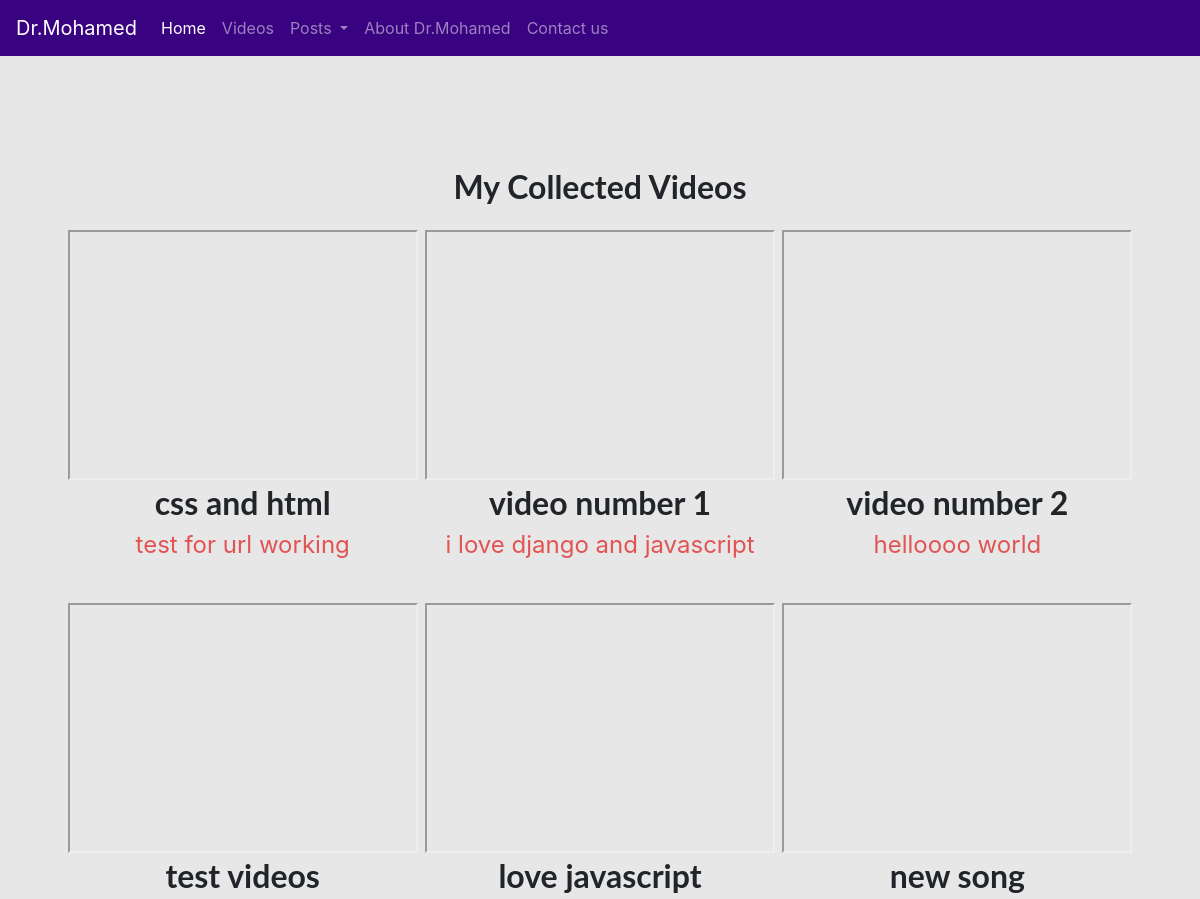
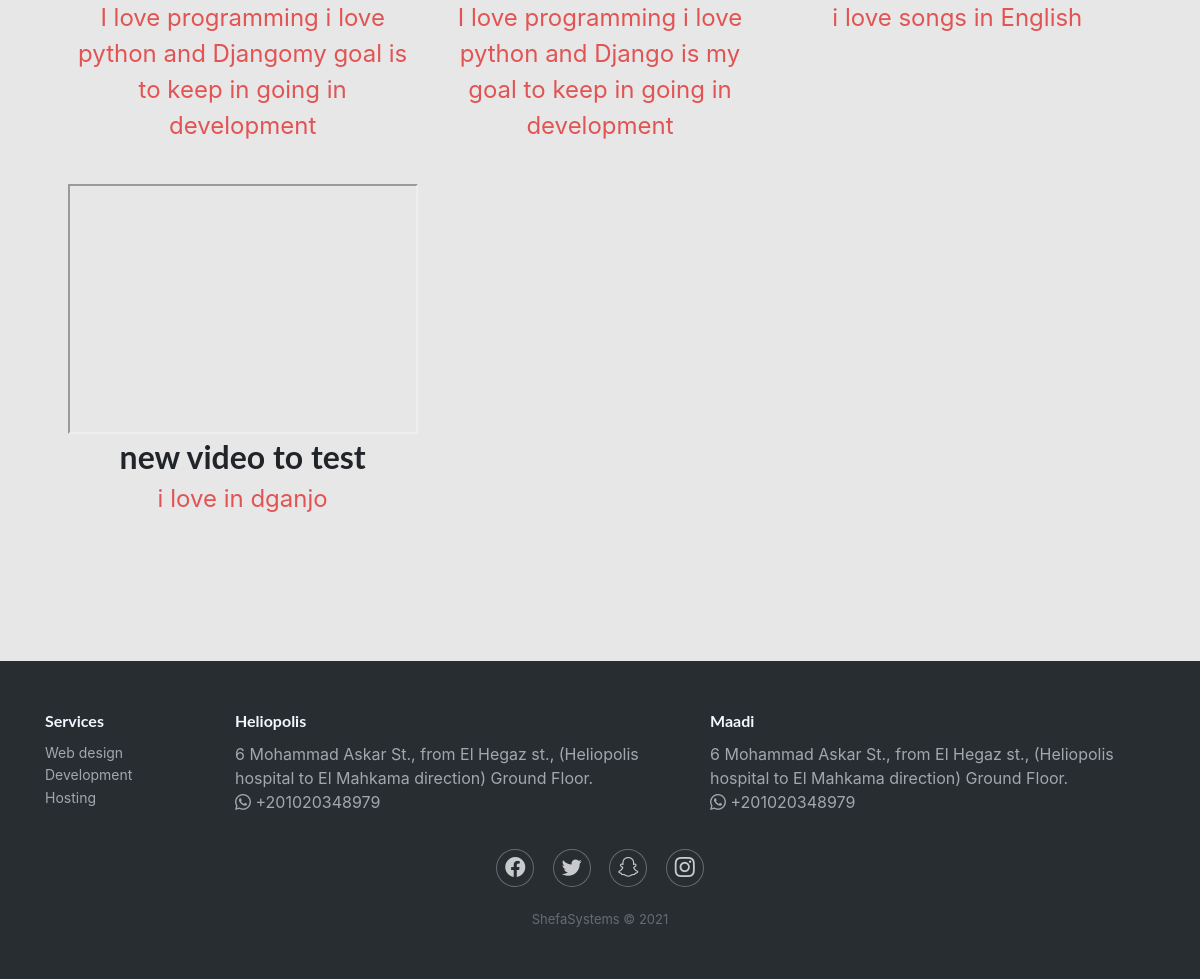
Screenshot of /videos/ with the database file from the repository (2 pictures, top to bottom).
### blog/models.py (models this page shows)
class Video(models.Model):
    title = models.CharField(max_length=150)
    excerpt = models.CharField(max_length=200)
    path_video = models.CharField(max_length=500)
    date = models.DateField(auto_now=True)
    slug = models.SlugField(unique=True, db_index=True)

### blog/views.py (the view)
# urls.py: path("videos/",views.videos, name='video-page'),
def videos(request):
    all_videos = Video.objects.all().order_by("-date")
    context = {
        "all_videos":all_videos
    }
    return render(request, "blog/all-videos.html", context)

### blog/templates/blog/all-videos.html (shortened to what this page needs)
{% extends "base.html" %}
{% load static %}
{% block css_files %}
  <link rel="stylesheet" href="{% static 'blog/video.css' %}">
  <link rel="stylesheet" href="{% static 'blog/all_videos.css' %}">
{% endblock css_files %}
{% block content %}
    <section id="all-videos">
        <h2>My Collected Videos</h2>
        <ul>
          {% for video in all_videos %}
          {% include "blog/includes/video.html" %}
          {% endfor %}
        </ul>
    </section>
{% endblock content %}

### blog/templates/blog/includes/video.html
{% load static %}
<li>
    <article class="post">
            <iframe width="350" height="250" src="{{video.path_video}}">
            </iframe>
            <div class="post_content">
                <h3>{{video.title}}</h3>
                <p>
                    {{video.excerpt}}
                </p>
            </div>
    </article>
</li>

### static/app.css (style rules this page uses)
* { box-sizing: border-box; }
html { font-family: 'Roboto Mono', monospace; }
body { margin: 0; }
h1, h2, h3 { font-family: 'Lato', sans-serif; font-weight: bold; }

### blog/static/blog/video.css (style rules this page uses)
.post { display: flex; flex-direction: column; align-items: center; text-align: center; }
.post h3 { margin: 0.25rem 0; }
.post_content { display: flex; flex-direction: column; align-items: center; text-align: center; }
.post_content h3 { font-size: 2rem; }
.post_content p { font-size: 1.5rem; color: #e25353; }

### blog/static/blog/all_videos.css (style rules this page uses)
body { background-color: #e7e7e7; }
#all-videos { margin: 7rem auto; width: 90%; max-width: 70rem; }
#all-videos h2 { text-align: center; font-size: 2rem; }
#all-videos ul { list-style: none; margin: 0; padding: 1rem; display: grid; grid-template-columns: repeat(auto-fill, minmax(17rem, 1fr)); gap: 1.5rem; }

### rows the page displays
Video: title "css and html", excerpt "test for url working"
Video: title "video number 1", excerpt "i love django and javascript"
Video: title "video number 2", excerpt "helloooo world"
Video: title "test videos", excerpt "I love programming i love python and Djangomy goal is to keep in going in development"
Video: title "love javascript", excerpt "I love programming i love python and Django is my goal to keep in going in development"
Video: title "new song", excerpt "i love songs in English"
Video: title "new video to test", excerpt "i love in dganjo"
